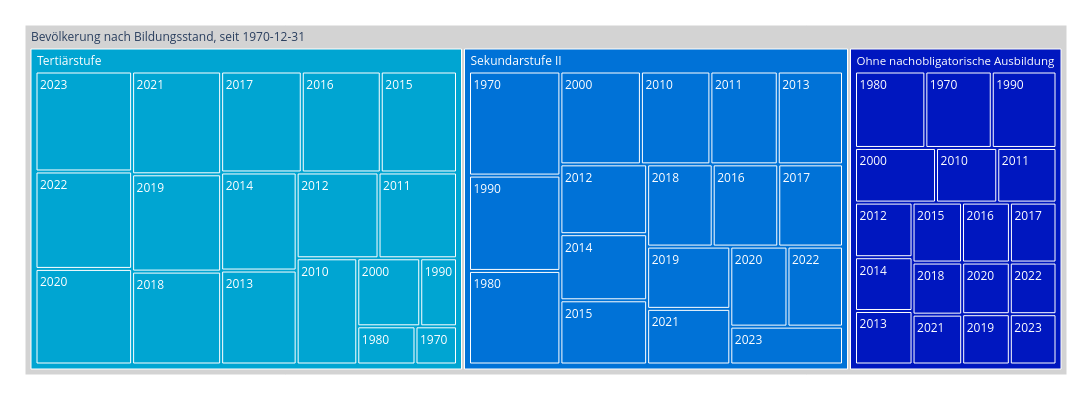

The cell this chart's notebook holds for it:
### Code cell
treeMap1 = mypy_dv.plot_px_treemap(
    data=data2betested.reset_index()
    ,levels=['Bildungsstand','Jahr_nbr']
    ,values="AntBev"
    ,color="Bildungsstand"
    #, color_continuous_scale='Blues'
    ,color_discrete_map=farben_dict_zc 
    ,height=400
    ,width=1100               
    #,margin_val_bottom=25
    ,myHeaderTitle="Bevölkerung nach Bildungsstand, seit "+ data_min_date
)
treeMap1

### Figure 1 — Plotly figure (JSON) as saved in the notebook; plotly's stock layout.template omitted (floating-point values rounded to 4 significant figures)
{"data": [{"branchvalues": "total", "customdata": [["Ohne nachobligatorische Ausbildung"], ["Ohne nachobligatorische Ausbildung"], ["Ohne nachobligatorische Ausbildung"], ["Ohne nachobligatorische Ausbildung"], ["Ohne nachobligatorische Ausbildung"], ["Tertiärstufe"], ["Ohne nachobligatorische Ausbildung"], ["Ohne nachobligatorische Ausbildung"], ["Ohne nachobligatorische Ausbildung"], ["Ohne nachobligatorische Ausbildung"], ["Ohne nachobligatorische Ausbildung"], ["Ohne nachobligatorische Ausbildung"], ["Sekundarstufe II"], ["Tertiärstufe"], ["Tertiärstufe"], ["Ohne nachobligatorische Ausbildung"], ["Ohne nachobligatorische Ausbildung"], ["Ohne nachobligatorische Ausbildung"], ["Sekundarstufe II"], ["Sekundarstufe II"], ["Sekundarstufe II"], ["Sekundarstufe II"], ["Sekundarstufe II"], ["Sekundarstufe II"], ["Sekundarstufe II"], ["Ohne nachobligatorische Ausbildung"], ["Sekundarstufe II"], ["Ohne nachobligatorische Ausbildung"], ["Sekundarstufe II"], ["Sekundarstufe II"], ["Sekundarstufe II"], ["Sekundarstufe II"], ["Sekundarstufe II"], ["Tertiärstufe"], ["Ohne nachobligatorische Ausbildung"], ["Sekundarstufe II"], ["Tertiärstufe"], ["Tertiärstufe"], ["Tertiärstufe"], ["Tertiärstufe"], ["Tertiärstufe"], ["Ohne nachobligatorische Ausbildung"], ["Tertiärstufe"], ["Tertiärstufe"], ["Sekundarstufe II"], ["Tertiärstufe"], ["Tertiärstufe"], ["Tertiärstufe"], ["Sekundarstufe II"], ["Tertiärstufe"], ["Tertiärstufe"], ["Tertiärstufe"], ["Sekundarstufe II"], ["Tertiärstufe"], ["Ohne nachobligatorische Ausbildung"], ["Sekundarstufe II"], ["Tertiärstufe"], ["(?)"]], "domain": {"x": [0, 1], "y": [0, 1]}, "hovertemplate": "%{label}<br><br>Anzahl:<br>%{value}<extra></extra>", "ids": ["Bevölkerung nach Bildungsstand, seit 1970-12-31/Ohne nachobligatorische Ausbildung/1970", "Bevölkerung nach Bildungsstand, seit 1970-12-31/Ohne nachobligatorische Ausbildung/2023", "Bevölkerung nach Bildungsstand, seit 1970-12-31/Ohne nachobligatorische Ausbildung/2022", "Bevölkerung nach Bildungsstand, seit 1970-12-31/Ohne nachobligatorische Ausbildung/2021", "Bevölkerung nach Bildungsstand, seit 1970-12-31/Ohne nachobligatorische Ausbildung/2020", "Bevölkerung nach Bildungsstand, seit 1970-12-31/Tertiärstufe/2019", "Bevölkerung nach Bildungsstand, seit 1970-12-31/Ohne nachobligatorische Ausbildung/2018", "Bevölkerung nach Bildungsstand, seit 1970-12-31/Ohne nachobligatorische Ausbildung/2017", "Bevölkerung nach Bildungsstand, seit 1970-12-31/Ohne nachobligatorische Ausbildung/2016", "Bevölkerung nach Bildungsstand, seit 1970-12-31/Ohne nachobligatorische Ausbildung/2015", "Bevölkerung nach Bildungsstand, seit 1970-12-31/Ohne nachobligatorische Ausbildung/2013", "Bevölkerung nach Bildungsstand, seit 1970-12-31/Ohne nachobligatorische Ausbildung/2012", "Bevölkerung nach Bildungsstand, seit 1970-12-31/Sekundarstufe II/2011", "Bevölkerung nach Bildungsstand, seit 1970-12-31/Tertiärstufe/2010", "Bevölkerung nach Bildungsstand, seit 1970-12-31/Tertiärstufe/2014", "Bevölkerung nach Bildungsstand, seit 1970-12-31/Ohne nachobligatorische Ausbildung/2000", "Bevölkerung nach Bildungsstand, seit 1970-12-31/Ohne nachobligatorische Ausbildung/1990", "Bevölkerung nach Bildungsstand, seit 1970-12-31/Ohne nachobligatorische Ausbildung/1980", "Bevölkerung nach Bildungsstand, seit 1970-12-31/Sekundarstufe II/1980", "Bevölkerung nach Bildungsstand, seit 1970-12-31/Sekundarstufe II/2018", "Bevölkerung nach Bildungsstand, seit 1970-12-31/Sekundarstufe II/2020", "Bevölkerung nach Bildungsstand, seit 1970-12-31/Sekundarstufe II/1990", "Bevölkerung nach Bildungsstand, seit 1970-12-31/Sekundarstufe II/2016", "Bevölkerung nach Bildungsstand, seit 1970-12-31/Sekundarstufe II/2021", "Bevölkerung nach Bildungsstand, seit 1970-12-31/Sekundarstufe II/2015", "Bevölkerung nach Bildungsstand, seit 1970-12-31/Ohne nachobligatorische Ausbildung/2019", "Bevölkerung nach Bildungsstand, seit 1970-12-31/Sekundarstufe II/2017", "Bevölkerung nach Bildungsstand, seit 1970-12-31/Ohne nachobligatorische Ausbildung/2014", "Bevölkerung nach Bildungsstand, seit 1970-12-31/Sekundarstufe II/2022", "Bevölkerung nach Bildungsstand, seit 1970-12-31/Sekundarstufe II/2013", "Bevölkerung nach Bildungsstand, seit 1970-12-31/Sekundarstufe II/2000", "Bevölkerung nach Bildungsstand, seit 1970-12-31/Sekundarstufe II/2012", "Bevölkerung nach Bildungsstand, seit 1970-12-31/Sekundarstufe II/1970", "Bevölkerung nach Bildungsstand, seit 1970-12-31/Tertiärstufe/2011", "Bevölkerung nach Bildungsstand, seit 1970-12-31/Ohne nachobligatorische Ausbildung/2010", "Bevölkerung nach Bildungsstand, seit 1970-12-31/Sekundarstufe II/2023", "Bevölkerung nach Bildungsstand, seit 1970-12-31/Tertiärstufe/1970", "Bevölkerung nach Bildungsstand, seit 1970-12-31/Tertiärstufe/2021", "Bevölkerung nach Bildungsstand, seit 1970-12-31/Tertiärstufe/2022", "Bevölkerung nach Bildungsstand, seit 1970-12-31/Tertiärstufe/2020", "Bevölkerung nach Bildungsstand, seit 1970-12-31/Tertiärstufe/1980", "Bevölkerung nach Bildungsstand, seit 1970-12-31/Ohne nachobligatorische Ausbildung/2011", "Bevölkerung nach Bildungsstand, seit 1970-12-31/Tertiärstufe/2018", "Bevölkerung nach Bildungsstand, seit 1970-12-31/Tertiärstufe/2017", "Bevölkerung nach Bildungsstand, seit 1970-12-31/Sekundarstufe II/2010", "Bevölkerung nach Bildungsstand, seit 1970-12-31/Tertiärstufe/2016", "Bevölkerung nach Bildungsstand, seit 1970-12-31/Tertiärstufe/1990", "Bevölkerung nach Bildungsstand, seit 1970-12-31/Tertiärstufe/2015", "Bevölkerung nach Bildungsstand, seit 1970-12-31/Sekundarstufe II/2014", "Bevölkerung nach Bildungsstand, seit 1970-12-31/Tertiärstufe/2013", "Bevölkerung nach Bildungsstand, seit 1970-12-31/Tertiärstufe/2012", "Bevölkerung nach Bildungsstand, seit 1970-12-31/Tertiärstufe/2000", "Bevölkerung nach Bildungsstand, seit 1970-12-31/Sekundarstufe II/2019", "Bevölkerung nach Bildungsstand, seit 1970-12-31/Tertiärstufe/2023", "Bevölkerung nach Bildungsstand, seit 1970-12-31/Ohne nachobligatorische Ausbildung", "Bevölkerung nach Bildungsstand, seit 1970-12-31/Sekundarstufe II", "Bevölkerung nach Bildungsstand, seit 1970-12-31/Tertiärstufe", "Bevölkerung nach Bildungsstand, seit 1970-12-31"], "labels": ["1970", "2023", "2022", "2021", "2020", "2019", "2018", "2017", "2016", "2015", "2013", "2012", "2011", "2010", "2014", "2000", "1990", "1980", "1980", "2018", "2020", "1990", "2016", "2021", "2015", "2019", "2017", "2014", "2022", "2013", "2000", "2012", "1970", "2011", "2010", "2023", "1970", "2021", "2022", "2020", "1980", "2011", "2018", "2017", "2010", "2016", "1990", "2015", "2014", "2013", "2012", "2000", "2019", "2023", "Ohne nachobligatorische Ausbildung", "Sekundarstufe II", "Tertiärstufe", "Bevölkerung nach Bildungsstand, seit 1970-12-31"], "marker": {"colors": ["#0017BF", "#0017BF", "#0017BF", "#0017BF", "#0017BF", "#00A5D2", "#0017BF", "#0017BF", "#0017BF", "#0017BF", "#0017BF", "#0017BF", "#0072D7", "#00A5D2", "#00A5D2", "#0017BF", "#0017BF", "#0017BF", "#0072D7", "#0072D7", "#0072D7", "#0072D7", "#0072D7", "#0072D7", "#0072D7", "#0017BF", "#0072D7", "#0017BF", "#0072D7", "#0072D7", "#0072D7", "#0072D7", "#0072D7", "#00A5D2", "#0017BF", "#0072D7", "#00A5D2", "#00A5D2", "#00A5D2", "#00A5D2", "#00A5D2", "#0017BF", "#00A5D2", "#00A5D2", "#0072D7", "#00A5D2", "#00A5D2", "#00A5D2", "#0072D7", "#00A5D2", "#00A5D2", "#00A5D2", "#0072D7", "#00A5D2", "#0017BF", "#0072D7", "#00A5D2", "lightgrey"]}, "name": "", "parents": ["Bevölkerung nach Bildungsstand, seit 1970-12-31/Ohne nachobligatorische Ausbildung", "Bevölkerung nach Bildungsstand, seit 1970-12-31/Ohne nachobligatorische Ausbildung", "Bevölkerung nach Bildungsstand, seit 1970-12-31/Ohne nachobligatorische Ausbildung", "Bevölkerung nach Bildungsstand, seit 1970-12-31/Ohne nachobligatorische Ausbildung", "Bevölkerung nach Bildungsstand, seit 1970-12-31/Ohne nachobligatorische Ausbildung", "Bevölkerung nach Bildungsstand, seit 1970-12-31/Tertiärstufe", "Bevölkerung nach Bildungsstand, seit 1970-12-31/Ohne nachobligatorische Ausbildung", "Bevölkerung nach Bildungsstand, seit 1970-12-31/Ohne nachobligatorische Ausbildung", "Bevölkerung nach Bildungsstand, seit 1970-12-31/Ohne nachobligatorische Ausbildung", "Bevölkerung nach Bildungsstand, seit 1970-12-31/Ohne nachobligatorische Ausbildung", "Bevölkerung nach Bildungsstand, seit 1970-12-31/Ohne nachobligatorische Ausbildung", "Bevölkerung nach Bildungsstand, seit 1970-12-31/Ohne nachobligatorische Ausbildung", "Bevölkerung nach Bildungsstand, seit 1970-12-31/Sekundarstufe II", "Bevölkerung nach Bildungsstand, seit 1970-12-31/Tertiärstufe", "Bevölkerung nach Bildungsstand, seit 1970-12-31/Tertiärstufe", "Bevölkerung nach Bildungsstand, seit 1970-12-31/Ohne nachobligatorische Ausbildung", "Bevölkerung nach Bildungsstand, seit 1970-12-31/Ohne nachobligatorische Ausbildung", "Bevölkerung nach Bildungsstand, seit 1970-12-31/Ohne nachobligatorische Ausbildung", "Bevölkerung nach Bildungsstand, seit 1970-12-31/Sekundarstufe II", "Bevölkerung nach Bildungsstand, seit 1970-12-31/Sekundarstufe II", "Bevölkerung nach Bildungsstand, seit 1970-12-31/Sekundarstufe II", "Bevölkerung nach Bildungsstand, seit 1970-12-31/Sekundarstufe II", "Bevölkerung nach Bildungsstand, seit 1970-12-31/Sekundarstufe II", "Bevölkerung nach Bildungsstand, seit 1970-12-31/Sekundarstufe II", "Bevölkerung nach Bildungsstand, seit 1970-12-31/Sekundarstufe II", "Bevölkerung nach Bildungsstand, seit 1970-12-31/Ohne nachobligatorische Ausbildung", "Bevölkerung nach Bildungsstand, seit 1970-12-31/Sekundarstufe II", "Bevölkerung nach Bildungsstand, seit 1970-12-31/Ohne nachobligatorische Ausbildung", "Bevölkerung nach Bildungsstand, seit 1970-12-31/Sekundarstufe II", "Bevölkerung nach Bildungsstand, seit 1970-12-31/Sekundarstufe II", "Bevölkerung nach Bildungsstand, seit 1970-12-31/Sekundarstufe II", "Bevölkerung nach Bildungsstand, seit 1970-12-31/Sekundarstufe II", "Bevölkerung nach Bildungsstand, seit 1970-12-31/Sekundarstufe II", "Bevölkerung nach Bildungsstand, seit 1970-12-31/Tertiärstufe", "Bevölkerung nach Bildungsstand, seit 1970-12-31/Ohne nachobligatorische Ausbildung", "Bevölkerung nach Bildungsstand, seit 1970-12-31/Sekundarstufe II", "Bevölkerung nach Bildungsstand, seit 1970-12-31/Tertiärstufe", "Bevölkerung nach Bildungsstand, seit 1970-12-31/Tertiärstufe", "Bevölkerung nach Bildungsstand, seit 1970-12-31/Tertiärstufe", "Bevölkerung nach Bildungsstand, seit 1970-12-31/Tertiärstufe", "Bevölkerung nach Bildungsstand, seit 1970-12-31/Tertiärstufe", "Bevölkerung nach Bildungsstand, seit 1970-12-31/Ohne nachobligatorische Ausbildung", "Bevölkerung nach Bildungsstand, seit 1970-12-31/Tertiärstufe", "Bevölkerung nach Bildungsstand, seit 1970-12-31/Tertiärstufe", "Bevölkerung nach Bildungsstand, seit 1970-12-31/Sekundarstufe II", "Bevölkerung nach Bildungsstand, seit 1970-12-31/Tertiärstufe", "Bevölkerung nach Bildungsstand, seit 1970-12-31/Tertiärstufe", "Bevölkerung nach Bildungsstand, seit 1970-12-31/Tertiärstufe", "Bevölkerung nach Bildungsstand, seit 1970-12-31/Sekundarstufe II", "Bevölkerung nach Bildungsstand, seit 1970-12-31/Tertiärstufe", "Bevölkerung nach Bildungsstand, seit 1970-12-31/Tertiärstufe", "Bevölkerung nach Bildungsstand, seit 1970-12-31/Tertiärstufe", "Bevölkerung nach Bildungsstand, seit 1970-12-31/Sekundarstufe II", "Bevölkerung nach Bildungsstand, seit 1970-12-31/Tertiärstufe", "Bevölkerung nach Bildungsstand, seit 1970-12-31", "Bevölkerung nach Bildungsstand, seit 1970-12-31", "Bevölkerung nach Bildungsstand, seit 1970-12-31", ""], "root": {"color": "grey"}, "type": "treemap", "values": [32, 14.8, 15.2, 15.6, 15.5, 53, 16.3, 17.6, 18.1, 18.7, 19.4, 19.8, 38.4, 39.4, 45.3, 27.9, 31.2, 33.9, 52.5, 33.1, 28.1, 53.5, 33.1, 28.4, 34.2, 15.1, 32.7, 19.5, 27.3, 37.2, 45.9, 37.2, 58.4, 41.2, 21.1, 26.2, 9.7, 56, 57.6, 56.5, 13.6, 20.4, 50.6, 49.8, 39.6, 48.8, 15.3, 47.1, 35.2, 43.4, 43, 26.2, 31.8, 59.1, 372.1, 672.8, 755.6, 1800.0]}], "layout": {"height": 400, "legend": {"tracegroupgap": 0}, "margin": {"b": 25, "l": 25, "r": 25, "t": 25}, "width": 1100}}
